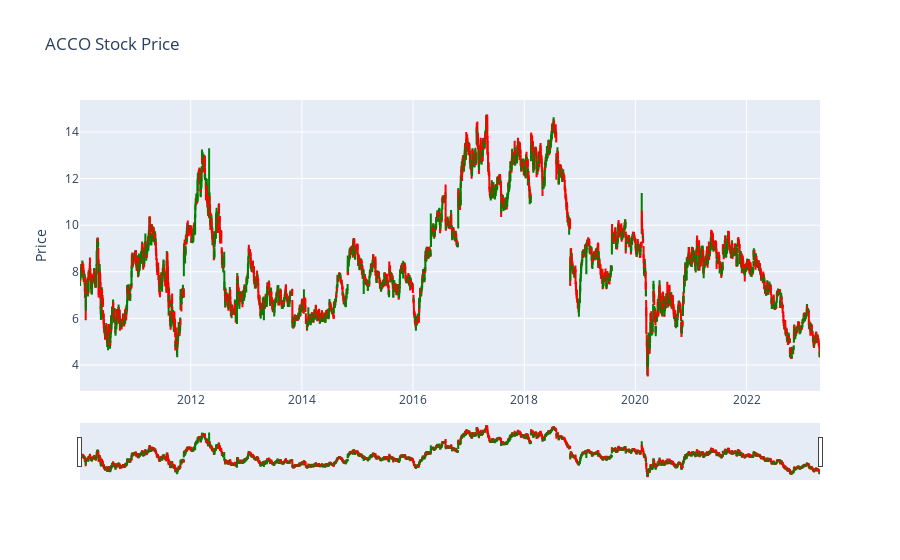

Write notebook code for a chart like this one.
### Code cell
acco = Stock("ACCO")
acco.plot_candlesticks()
#rounding top

### Figure 1 — Plotly figure (JSON) as saved in the notebook; plotly's stock layout.template omitted (floating-point values rounded to 4 significant figures; data arrays with more than 128 entries replaced by an {"elided": "..."} marker saying what was removed)
{"data": [{"close": {"elided": "3353 float values"}, "decreasing": {"line": {"color": "red"}}, "high": {"elided": "3353 float values"}, "increasing": {"line": {"color": "green"}}, "low": {"elided": "3353 float values"}, "open": {"elided": "3353 float values"}, "type": "candlestick", "x": {"elided": "3353 str values"}}], "layout": {"title": {"text": "ACCO Stock Price"}, "yaxis": {"title": {"text": "Price"}}}}
